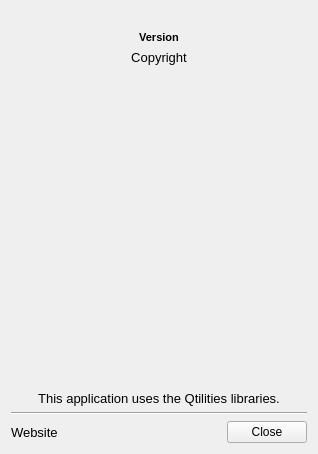
<?xml version="1.0" encoding="UTF-8"?>
<ui version="4.0">
 <class>qti_private_AboutWindow</class>
 <widget class="QWidget" name="qti_private_AboutWindow">
  <property name="geometry">
   <rect>
    <x>0</x>
    <y>0</y>
    <width>318</width>
    <height>454</height>
   </rect>
  </property>
  <property name="windowTitle">
   <string notr="true">Form</string>
  </property>
  <layout class="QVBoxLayout" name="verticalLayout">
   <item>
    <widget class="QLabel" name="labelImage">
     <property name="text">
      <string/>
     </property>
     <property name="pixmap">
      <pixmap resource="../resources/CoreGui.qrc">:/qtilities/coregui/images/blueontrans_300x300.png</pixmap>
     </property>
     <property name="alignment">
      <set>Qt::AlignCenter</set>
     </property>
    </widget>
   </item>
   <item>
    <widget class="QLabel" name="labelVersion">
     <property name="font">
      <font>
       <pointsize>8</pointsize>
       <weight>75</weight>
       <bold>true</bold>
      </font>
     </property>
     <property name="text">
      <string>Version</string>
     </property>
     <property name="alignment">
      <set>Qt::AlignCenter</set>
     </property>
    </widget>
   </item>
   <item>
    <widget class="QLabel" name="labelCopyright">
     <property name="font">
      <font>
       <pointsize>10</pointsize>
       <weight>50</weight>
       <bold>false</bold>
      </font>
     </property>
     <property name="text">
      <string>Copyright</string>
     </property>
     <property name="alignment">
      <set>Qt::AlignCenter</set>
     </property>
    </widget>
   </item>
   <item>
    <spacer name="verticalSpacer">
     <property name="orientation">
      <enum>Qt::Vertical</enum>
     </property>
     <property name="sizeHint" stdset="0">
      <size>
       <width>20</width>
       <height>40</height>
      </size>
     </property>
    </spacer>
   </item>
   <item>
    <widget class="QLabel" name="labelExtendedDescription">
     <property name="font">
      <font>
       <pointsize>10</pointsize>
      </font>
     </property>
     <property name="text">
      <string>This application uses the Qtilities libraries.</string>
     </property>
     <property name="alignment">
      <set>Qt::AlignCenter</set>
     </property>
    </widget>
   </item>
   <item>
    <widget class="Line" name="line">
     <property name="orientation">
      <enum>Qt::Horizontal</enum>
     </property>
    </widget>
   </item>
   <item>
    <layout class="QHBoxLayout" name="horizontalLayout">
     <item>
      <widget class="QLabel" name="labelWebsite">
       <property name="font">
        <font>
         <pointsize>10</pointsize>
         <weight>50</weight>
         <bold>false</bold>
        </font>
       </property>
       <property name="text">
        <string>Website</string>
       </property>
       <property name="alignment">
        <set>Qt::AlignLeading|Qt::AlignLeft|Qt::AlignVCenter</set>
       </property>
       <property name="openExternalLinks">
        <bool>true</bool>
       </property>
      </widget>
     </item>
     <item>
      <spacer name="horizontalSpacer">
       <property name="orientation">
        <enum>Qt::Horizontal</enum>
       </property>
       <property name="sizeHint" stdset="0">
        <size>
         <width>40</width>
         <height>20</height>
        </size>
       </property>
      </spacer>
     </item>
     <item>
      <widget class="QPushButton" name="btnClose">
       <property name="text">
        <string>Close</string>
       </property>
      </widget>
     </item>
    </layout>
   </item>
  </layout>
 </widget>
 <resources>
  <include location="../resources/CoreGui.qrc"/>
 </resources>
 <connections>
  <connection>
   <sender>btnClose</sender>
   <signal>clicked()</signal>
   <receiver>qti_private_AboutWindow</receiver>
   <slot>close()</slot>
   <hints>
    <hint type="sourcelabel">
     <x>437</x>
     <y>347</y>
    </hint>
    <hint type="destinationlabel">
     <x>468</x>
     <y>285</y>
    </hint>
   </hints>
  </connection>
 </connections>
</ui>
